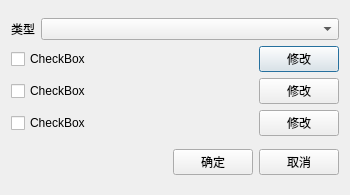
<?xml version="1.0" encoding="UTF-8"?>
<ui version="4.0">
 <class>w_sys_manage_outer_pay_set_tax_type</class>
 <widget class="QDialog" name="w_sys_manage_outer_pay_set_tax_type">
  <property name="geometry">
   <rect>
    <x>0</x>
    <y>0</y>
    <width>350</width>
    <height>195</height>
   </rect>
  </property>
  <property name="windowTitle">
   <string>Dialog</string>
  </property>
  <layout class="QVBoxLayout" name="verticalLayout">
   <item>
    <layout class="QGridLayout" name="gridLayout_2" rowstretch="0,0" columnstretch="0,1">
     <item row="0" column="1">
      <widget class="lds_ComboBox" name="comboBox_type"/>
     </item>
     <item row="0" column="0">
      <widget class="QLabel" name="label">
       <property name="text">
        <string>类型</string>
       </property>
      </widget>
     </item>
     <item row="1" column="0" colspan="2">
      <layout class="QGridLayout" name="gridLayout" columnstretch="2,0">
       <item row="0" column="0">
        <widget class="lds_checkbox_wrap" name="checkBox_tax1">
         <property name="text">
          <string>CheckBox</string>
         </property>
        </widget>
       </item>
       <item row="0" column="1">
        <widget class="pushbutton_underline" name="pushButton_change_taxname1">
         <property name="text">
          <string>修改</string>
         </property>
        </widget>
       </item>
       <item row="1" column="0">
        <widget class="lds_checkbox_wrap" name="checkBox_tax2">
         <property name="text">
          <string>CheckBox</string>
         </property>
        </widget>
       </item>
       <item row="1" column="1">
        <widget class="pushbutton_underline" name="pushButton_change_taxname2">
         <property name="text">
          <string>修改</string>
         </property>
        </widget>
       </item>
       <item row="2" column="0">
        <widget class="lds_checkbox_wrap" name="checkBox_tax3">
         <property name="text">
          <string>CheckBox</string>
         </property>
        </widget>
       </item>
       <item row="2" column="1">
        <widget class="pushbutton_underline" name="pushButton_change_taxname3">
         <property name="text">
          <string>修改</string>
         </property>
        </widget>
       </item>
      </layout>
     </item>
    </layout>
   </item>
   <item>
    <layout class="QHBoxLayout" name="horizontalLayout_4">
     <item>
      <spacer name="horizontalSpacer">
       <property name="orientation">
        <enum>Qt::Horizontal</enum>
       </property>
       <property name="sizeHint" stdset="0">
        <size>
         <width>40</width>
         <height>20</height>
        </size>
       </property>
      </spacer>
     </item>
     <item>
      <widget class="lds_toolbar_button" name="pushButton_ok">
       <property name="text">
        <string>确定</string>
       </property>
       <property name="outer_stylesheet" stdset="0">
        <string>pushbutton</string>
       </property>
      </widget>
     </item>
     <item>
      <widget class="lds_toolbar_button" name="pushButton_cancel">
       <property name="text">
        <string>取消</string>
       </property>
       <property name="outer_stylesheet" stdset="0">
        <string>pushbutton</string>
       </property>
      </widget>
     </item>
    </layout>
   </item>
  </layout>
 </widget>
 <customwidgets>
  <customwidget>
   <class>lds_toolbar_button</class>
   <extends>QPushButton</extends>
   <header>lds_toolbar_button.h</header>
  </customwidget>
  <customwidget>
   <class>lds_ComboBox</class>
   <extends>QComboBox</extends>
   <header>lds_combobox.h</header>
  </customwidget>
  <customwidget>
   <class>pushbutton_underline</class>
   <extends>QPushButton</extends>
   <header>pushbutton_underline.h</header>
  </customwidget>
  <customwidget>
   <class>lds_checkbox_wrap</class>
   <extends>QCheckBox</extends>
   <header>lds_checkbox_wrap.h</header>
  </customwidget>
 </customwidgets>
 <resources/>
 <connections/>
</ui>
